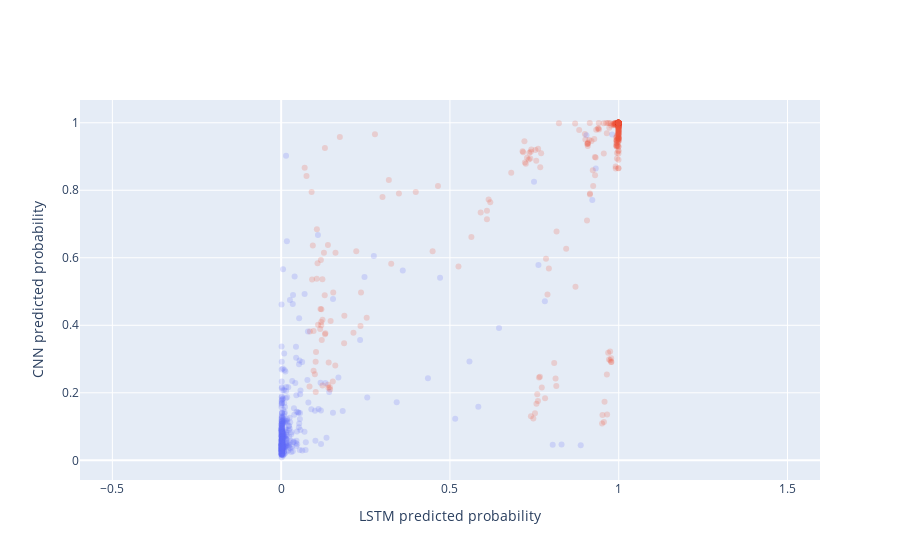

The notebook cell this image was saved under:
### Code cell
split = 'test'
df_fig = dfs['LSTM'][split].copy()
df_fig = df_fig.rename(columns={'prob': 'LSTM prob'})
df_fig['label'] = df_fig['label'].astype(bool)
df_fig['CNN prob'] = dfs['CNN'][split]['prob']
# df_fig = pd.concat([
#     dfs['LSTM']['test']['prob'].rename('LSTM prob'),
#     dfs['CNN']['test']['prob'].rename('CNN prob'),
#     dfs['LSTM']['test']['label'].astype(bool),
#     dfs['LSTM']['test']['prefix'],
#     dfs['LSTM']['test']['arpnum'],
#     dfs['LSTM']['test']['t_start'],
#     dfs['LSTM']['test']['t_end'],
#     dfs['LSTM']['test']['bad_img_idx'],
#     dfs['LSTM']['test']['flares'],
#     dfs['LSTM']['test']['USFLUXL'],
#     dfs['LSTM']['test']['MEANGBL'],
#     dfs['LSTM']['test']['R_VALUE'],
#     dfs['LSTM']['test']['AREA'],
# ],
#     axis=1
# )


colors = [px.colors.qualitative.Plotly[i] for i in df_fig['label']]
data = go.Scatter(x=df_fig['LSTM prob'], y=df_fig['CNN prob'],
                  mode="markers",
                  marker=dict(color=colors),
                  #line=dict(width=0),
                  customdata=df_fig[['prefix', 'arpnum', 't_end', 'AREA']].to_numpy(),
                  hovertemplate=(
                      "<b>x=%{x}, y=%{y} </b><br><br>" +
                      "%{customdata[0]} %{customdata[1]}<br>" +
                      "time: %{customdata[2]}<br>" +
                      "AREA: %{customdata[3]}"
                  )
)
fig = go.Figure(data=data)
fig.update_layout(
    xaxis_title='LSTM predicted probability',
    yaxis_title='CNN predicted probability',
    yaxis = dict(scaleanchor = 'x')
)
fig

### Figure 1 — Plotly figure (JSON) as saved in the notebook; plotly's stock layout.template omitted (floating-point values rounded to 4 significant figures; data arrays with more than 128 entries replaced by an {"elided": "..."} marker saying what was removed)
{"data": [{"customdata": {"elided": "820x4 mixed values"}, "hovertemplate": "<b>x=%{x}, y=%{y} </b><br><br>%{customdata[0]} %{customdata[1]}<br>time: %{customdata[2]}<br>AREA: %{customdata[3]}", "marker": {"color": {"elided": "820 str values"}}, "mode": "markers", "selectedpoints": [], "type": "scatter", "x": {"elided": "820 float values"}, "y": {"elided": "820 float values"}}], "layout": {"autosize": true, "dragmode": "lasso", "xaxis": {"autorange": true, "domain": [0, 1], "range": [-2.63, 3.631], "showspikes": false, "title": {"text": "LSTM predicted probability"}, "type": "linear"}, "yaxis": {"autorange": true, "domain": [0, 1], "range": [-0.06347, 1.073], "scaleanchor": "x", "showspikes": false, "title": {"text": "CNN predicted probability"}, "type": "linear"}}}
